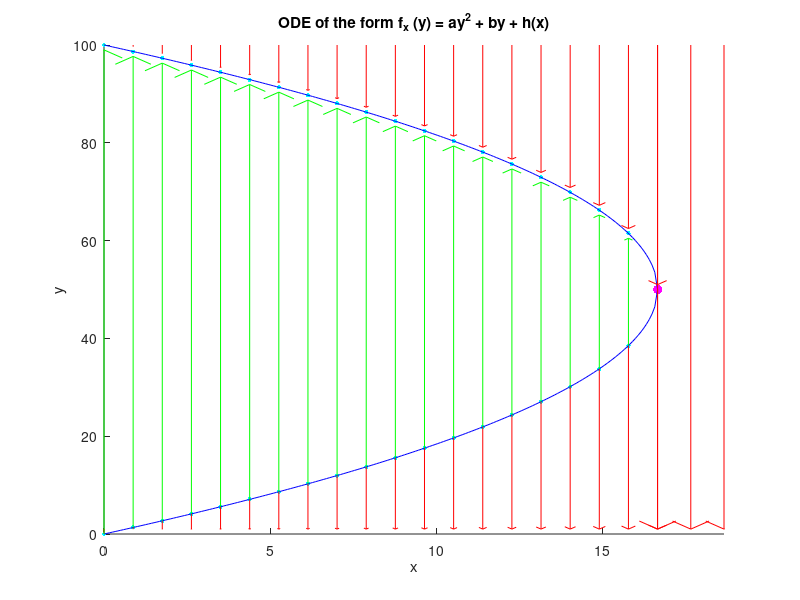

This figure's MATLAB source:
hold on;

f = @(x, y) (-y.^2 / 50) + 2*y - 3*x;

f1 = @(x) 50 * (1 + sqrt(1 - (3*x/50)));
f2 = @(x) 50 * (1 - sqrt(1 - (3*x/50)));

solution = 50/3;

xstart = 0;
xrange = solution + 2;
xend = xstart + xrange;

ystart = 0;
yrange = 100;
yend = ystart + yrange;

steps = 200;
arrows = 20;

axis([xstart, xend, ystart, yend]);

yvc = linspace(ystart, yend, steps);
xvc = linspace(xstart, solution, steps);

yvv = linspace(ystart, yend, arrows);
xvv = linspace(xstart, solution, arrows);

plot(xvv, f1(xvv), ".", "color", "cyan", "markersize", 10);
plot(xvv, f2(xvv), ".", "color", "cyan", "markersize", 10);
plot(solution, f1(solution), ".", "markersize", 20, "color", "magenta");

plot(xvc, f1(xvc), "color", "blue");
plot(xvc, f2(xvc), "color", "blue");

zr = zeros(1, arrows);
os = ones(1, arrows);

if f(0.0001, 0) < 0
    quiver(xvv, f2(xvv), zr, os .* (1-f2(xvv)), "maxheadsize", 0.01, "autoscale", "off", "color", "red");
elseif f(0.0001, 0) > 0
    quiver(xvv, zeros(1, arrows), zr, os .* (f2(xvv)-1), "maxheadsize", 0.01, "autoscale", "off", "color", "green");
else
    error("Error");
end

if f(0, solution) < 0
    quiver(xvv, f1(xvv), zr, os .* (f2(xvv) - f1(xvv) + 1), "maxheadsize", 0.01, "autoscale", "off", "color", "red");
elseif f(0, solution) > 0;
    quiver(xvv, f2(xvv), zr, os .* (f1(xvv) - f2(xvv) - 1), "maxheadsize", 0.01, "autoscale", "off", "color", "green");
else
    error("Error");
end

if f(0.0001, 0) < 0
    quiver(xvv, f1(zr), zr, os .* (f1(xvv) - 99), "maxheadsize", 0.01, "autoscale", "off", "color", "red");
elseif f(0.0001, 0) > 0
    quiver(xvv, f1(xvv), zr, os .* (100 - f1(xvv)), "maxheadsize", 0.01, "autoscale", "off", "color", "green");
else
    error("Error");
end

rarrows = ceil(((xend-solution)*arrows)/(xend-xstart));
xrv = linspace(solution, xend, rarrows);
zrr = zeros(1, rarrows);
osr = ones(1, rarrows);

if f(solution + 0.0001, f1(solution+0.0001)) < 0
    quiver(xrv, f1(zrr), zrr, osr .* (1 - f1(zrr)), "maxheadsize", 0.01, "autoscale", "off", "color", "red");
elseif f(solution + 0.0001, f1(solution+0.0001)) > 0
    quiver(xrv, zrr, zrr, osr .* (f1(zrr) - 1), "maxheadsize", 0.01, "autoscale", "off", "color", "green");
else
    error("Error");
end

xlabel("x");
ylabel("y");

title("ODE of the form f_x (y) = ay^2 + by + h(x)");

% https://en.wikipedia.org/wiki/Riccati_equation

hold off;
